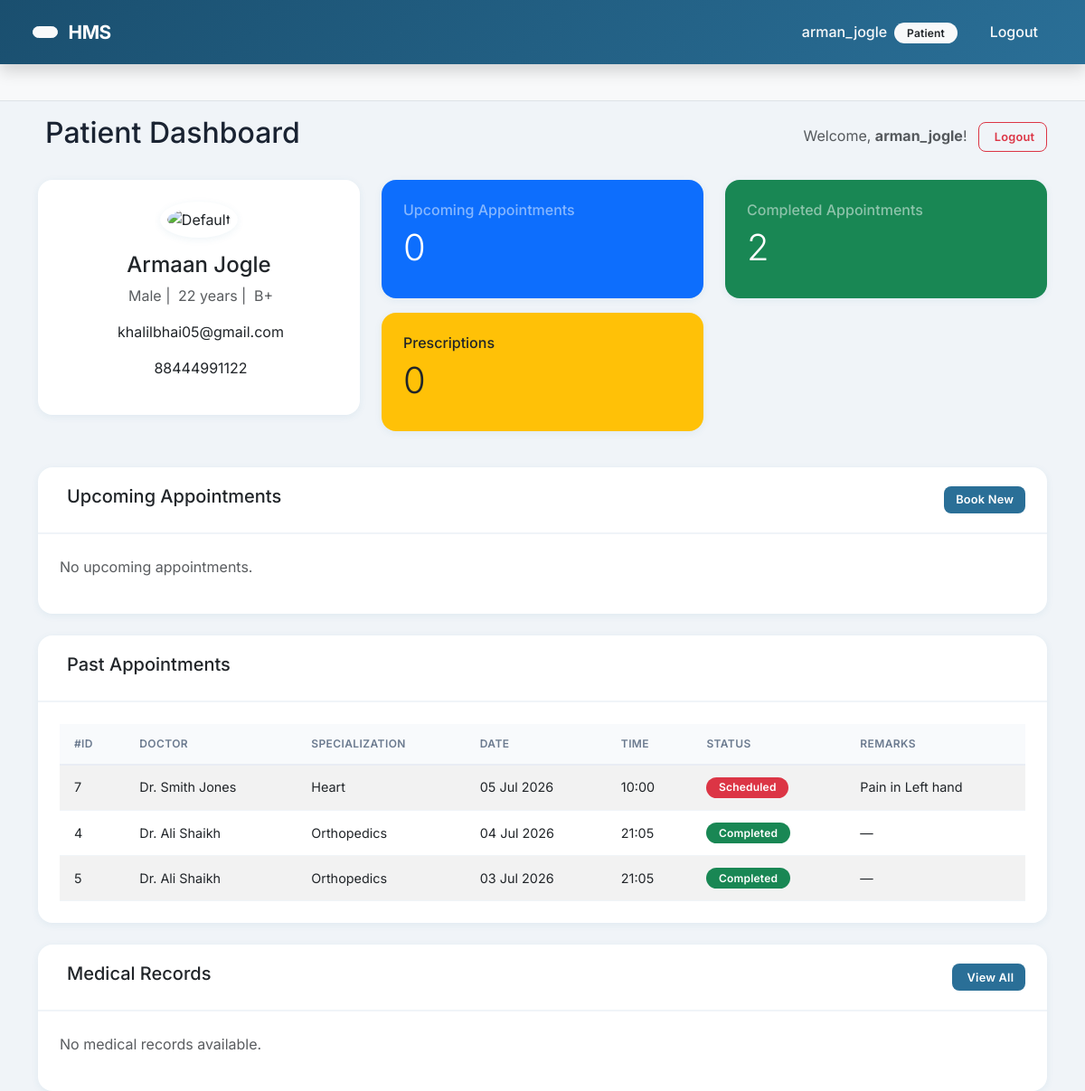
Page /patient-dashboard/ (signed in) on the earlier database version.
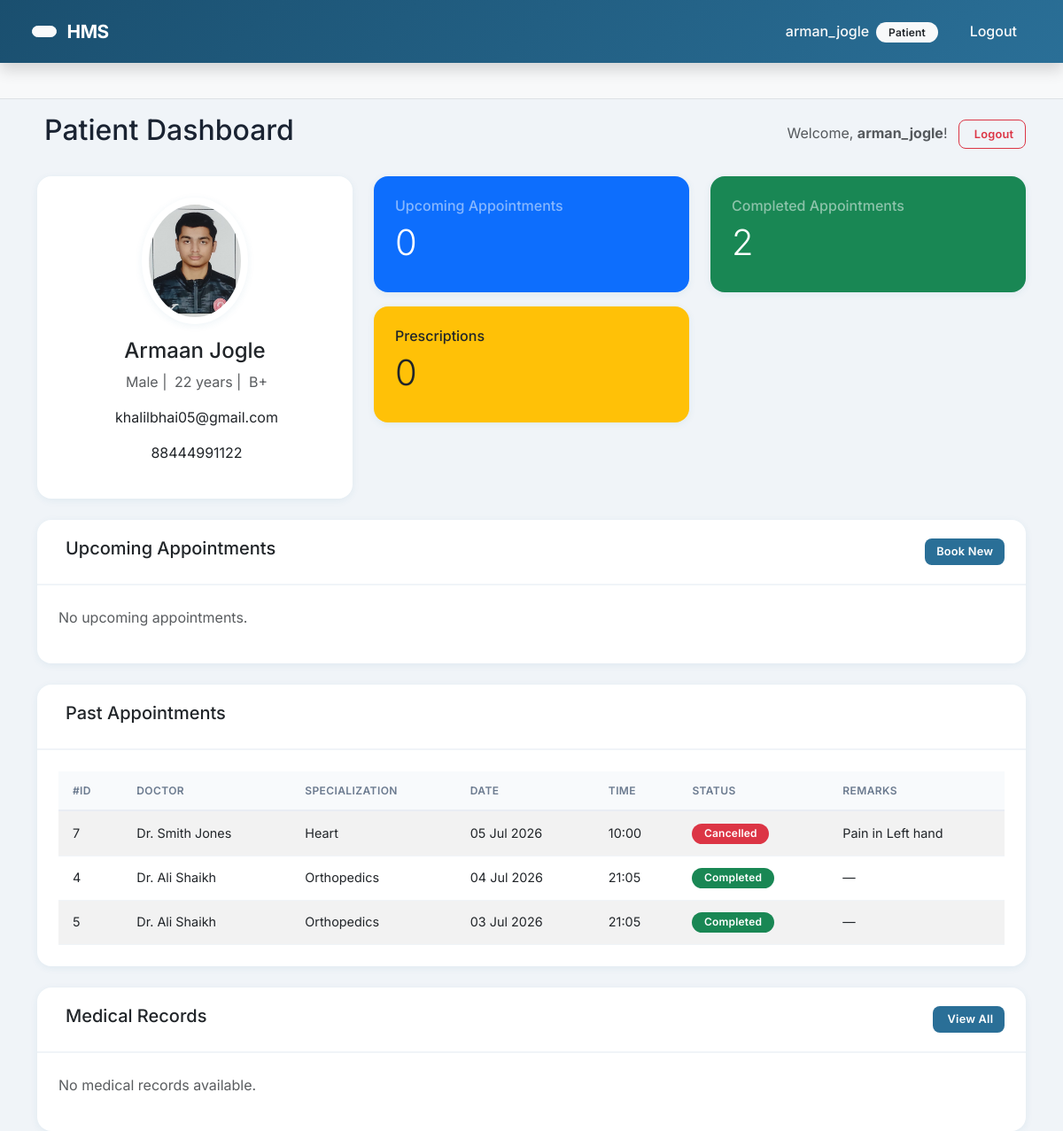
Same page on the later database version.
### appointments/models.py (models this page shows, shortened)
class Appointment(models.Model):
    STATUS_CHOICES = (
        ('Scheduled', 'Scheduled'),
        ('Completed', 'Completed'),
        ('Cancelled', 'Cancelled'),
    )
    appointment_id = models.AutoField(primary_key=True)
    patient = models.ForeignKey(Patient, on_delete=models.CASCADE, related_name='appointments')
    doctor = models.ForeignKey(Doctor, on_delete=models.CASCADE, related_name='appointments')
    appointment_date = models.DateField()
    appointment_time = models.TimeField()
    status = models.CharField(max_length=20, choices=STATUS_CHOICES, default='Scheduled')
    remarks = models.TextField(blank=True, null=True)
    class Meta:
        ordering = ['appointment_date', 'appointment_time']

### patients/models.py (models this page shows, shortened)
class Patient(models.Model):
    GENDER_CHOICES = (
        ('M', 'Male'),
        ('F', 'Female'),
        ('O', 'Other'),
    )
    BLOOD_GROUP_CHOICES = (
        ('A+', 'A+'), ('A-', 'A-'),
        ('B+', 'B+'), ('B-', 'B-'),
        ('AB+', 'AB+'), ('AB-', 'AB-'),
        ('O+', 'O+'), ('O-', 'O-'),
    )
    patient_id = models.AutoField(primary_key=True)
    user = models.OneToOneField(User, on_delete=models.CASCADE, related_name='patient_profile')
    first_name = models.CharField(max_length=50)
    last_name = models.CharField(max_length=50)
    gender = models.CharField(max_length=1, choices=GENDER_CHOICES)
    age = models.PositiveIntegerField()
    blood_group = models.CharField(max_length=3, choices=BLOOD_GROUP_CHOICES, blank=True, null=True)
    email = models.EmailField(unique=True)
    phone = models.CharField(max_length=15)
    address = models.TextField(blank=True, null=True)
    profile_image = models.ImageField(upload_to='patient_profiles/', blank=True, null=True)
    created_at = models.DateTimeField(auto_now_add=True)
    class Meta:
        ordering = ['-created_at']

### doctors/models.py (models this page shows, shortened)
class Doctor(models.Model):
    doctor_id = models.AutoField(primary_key=True)
    user = models.OneToOneField(User, on_delete=models.CASCADE, related_name='doctor_profile')
    first_name = models.CharField(max_length=50)
    last_name = models.CharField(max_length=50)
    email = models.EmailField(unique=True)
    phone = models.CharField(max_length=15)
    specialization = models.CharField(max_length=100)
    experience = models.IntegerField()  # years of experience
    department = models.ForeignKey(Department, on_delete=models.CASCADE, related_name='doctors')
    profile_image = models.ImageField(upload_to='doctor_profiles/', blank=True, null=True)
    joining_date = models.DateField(auto_now_add=True)
    class Meta:
        ordering = ['-joining_date']

### accounts/views.py (the view)
# urls.py: path('patient-dashboard/', views.patient_dashboard, name='patient_dashboard'),
@login_required
def patient_dashboard(request):
    if hasattr(request.user, 'profile') and request.user.profile.role != 'PATIENT':
        messages.error(request, 'You do not have permission to view this page.')
        return redirect(get_dashboard_url(request.user))
    try:
        patient = Patient.objects.get(user=request.user)
    except Patient.DoesNotExist:
        patient = None
    if not patient:
        context = {
            'role': 'Patient',
            'has_patient_profile': False,
        }
        return render(request, 'dashboards/patient_dashboard.html', context)
    today = date.today()
    upcoming_appointments = Appointment.objects.filter(
        patient=patient,
        appointment_date__gte=today,
        status='Scheduled'
    ).select_related('doctor', 'patient').order_by('appointment_date', 'appointment_time')
    past_appointments = Appointment.objects.filter(
        patient=patient,
        appointment_date__lt=today
    ).select_related('doctor', 'patient').order_by('-appointment_date', '-appointment_time')
    completed_count = Appointment.objects.filter(
        patient=patient,
        status='Completed'
    ).count()
    prescriptions = Prescription.objects.filter(
        appointment__patient=patient
    ).select_related('appointment__doctor', 'appointment').order_by('-created_at')
    context = {
        'role': 'Patient',
        'patient': patient,
        'has_patient_profile': True,
        'upcoming_appointments': upcoming_appointments[:5],
        'past_appointments': past_appointments[:10],
        'completed_count': completed_count,
        'prescriptions': prescriptions[:5],
        'today': today,
    }
    return render(request, 'dashboards/patient_dashboard.html', context)

### templates/dashboards/patient_dashboard.html (shortened to what the changed rows need)
{% extends 'base.html' %}
{% load static %}
{% block content %}
<div class="d-flex justify-content-between align-items-center mb-4">
    <h2>Patient Dashboard</h2>
</div>
{% if not has_patient_profile %}
<div class="alert alert-warning">
    <i class="fas fa-exclamation-triangle me-2"></i>
    Your account is not linked to a patient profile. Please contact the hospital admin.
</div>
{% else %}
<div class="row mb-4">
    <div class="col-md-4">
        <div class="card text-center">
            <div class="card-body">
                {% if patient.profile_image %}
                    <img src="{{ patient.profile_image.url }}" alt="{{ patient.first_name }}"
                         class="rounded-circle img-thumbnail" width="120" height="120">
                {% else %}
                    <img src="{% static 'images/default-avatar.png' %}" alt="Default"
                         class="rounded-circle img-thumbnail" width="120" height="120">
                {% endif %}
                <h4 class="mt-3">{{ patient.first_name }} {{ patient.last_name }}</h4>
                <p class="text-muted">
                    {{ patient.get_gender_display }}
                    | {{ patient.age }} years
                    {% if patient.blood_group %}
                    | {{ patient.blood_group }}
                    {% endif %}
                </p>
                <p>{{ patient.email }}</p>
                <p>{{ patient.phone }}</p>
            </div>
        </div>
    </div>
    <div class="col-md-8">
        <div class="row">
            <div class="col-sm-6 mb-3">
                <div class="card bg-primary text-white">
                    <div class="card-body">
                        <h6 class="card-title text-white-50">Upcoming Appointments</h6>
                        <h2 class="display-6">{{ upcoming_appointments|length }}</h2>
                    </div>
                </div>
            </div>
            <div class="col-sm-6 mb-3">
                <div class="card bg-success text-white">
                    <div class="card-body">
                        <h6 class="card-title text-white-50">Completed Appointments</h6>
                        <h2 class="display-6">{{ completed_count }}</h2>
                    </div>
                </div>
            </div>
            <div class="col-sm-6 mb-3">
                <div class="card bg-warning text-dark">
                    <div class="card-body">
                        <h6 class="card-title text-dark-50">Prescriptions</h6>
                        <h2 class="display-6">{{ prescriptions|length }}</h2>
                    </div>
                </div>
            </div>
        </div>
    </div>
</div>
<div class="row mb-4">
    <div class="col-12">
        <div class="card">
            <div class="card-header d-flex justify-content-between align-items-center">
                <h5>Upcoming Appointments</h5>
                <a href="{% url 'appointments:add' %}" class="btn btn-sm btn-primary">Book New</a>
            </div>
            <div class="card-body">
                {% if upcoming_appointments %}
                    <div class="table-responsive">
                        <table class="table table-hover">
                            <thead>
                                <tr>
                                    <th>#ID</th>
                                    <th>Doctor</th>
                                    <th>Specialization</th>
                                    <th>Date</th>
                                    <th>Time</th>
                                    <th>Status</th>
                                    <th>Remarks</th>
                                    <th>Action</th>
                                </tr>
                            </thead>
                            <tbody>
                                {% for appt in upcoming_appointments %}
                                <tr>
                                    <td>{{ appt.appointment_id }}</td>
                                    <td>Dr. {{ appt.doctor.first_name }} {{ appt.doctor.last_name }}</td>
                                    <td>{{ appt.doctor.specialization }}</td>
                                    <td>{{ appt.appointment_date|date:"d M Y" }}</td>
                                    <td>{{ appt.appointment_time|time:"H:i" }}</td>
                                    <td><span class="badge bg-primary">{{ appt.status }}</span></td>
                                    <td>{{ appt.remarks|default:"—" }}</td>
                                    <td>
                                        <a href="{% url 'appointments:patient_cancel' appt.pk %}" class="btn btn-sm btn-danger">
                                            <i class="fas fa-times"></i> Cancel
                                        </a>
                                    </td>
                                </tr>
                                {% endfor %}
                            </tbody>
                        </table>
                    </div>
                {% else %}
                    <p class="text-muted">No upcoming appointments.</p>
                {% endif %}
            </div>
        </div>
    </div>
</div>
<div class="row mb-4">
    <div class="col-12">
        <div class="card">
            <div class="card-header">
                <h5>Past Appointments</h5>
            </div>
            <div class="card-body">
                {% if past_appointments %}
                    <div class="table-responsive">
                        <table class="table table-striped table-hover">
                            <thead>
                                <tr>
                                    <th>#ID</th>
                                    <th>Doctor</th>
                                    <th>Specialization</th>
                                    <th>Date</th>
                                    <th>Time</th>
                                    <th>Status</th>
                                    <th>Remarks</th>
                                </tr>
                            </thead>
                            <tbody>
                                {% for appt in past_appointments %}
                                <tr>
                                    <td>{{ appt.appointment_id }}</td>
                                    <td>Dr. {{ appt.doctor.first_name }} {{ appt.doctor.last_name }}</td>
                                    <td>{{ appt.doctor.specialization }}</td>
                                    <td>{{ appt.appointment_date|date:"d M Y" }}</td>
                                    <td>{{ appt.appointment_time|time:"H:i" }}</td>
                                    <td>
                                        <span class="badge {% if appt.status == 'Completed' %}bg-success{% else %}bg-danger{% endif %}">
                                            {{ appt.status }}
                                        </span>
                                    </td>
                                    <td>{{ appt.remarks|default:"—" }}</td>
                                </tr>
                                {% endfor %}
                            </tbody>
                        </table>
                    </div>
                {% else %}
                    <p class="text-muted">No past appointments.</p>
                {% endif %}
            </div>
        </div>
    </div>
</div>
<div class="row mt-4">
    <div class="col-12">
        <div class="card">
            <div class="card-header d-flex justify-content-between align-items-center">
                <h5>Medical Records</h5>
                <a href="{% url 'medical_records:patient_records' patient_id=patient.pk %}" class="btn btn-sm btn-primary">
                     View All
                </a>
            </div>
            <div class="card-body">
                {% with records=patient.medical_records.all %}
                    {% if records %}
                        <ul class="list-group">
                            {% for record in records|slice:":5" %}
                                <li class="list-group-item d-flex justify-content-between align-items-center">
                                    <div>
                                        <strong>{{ record.title }}</strong>
                                        <small class="text-muted ms-2">{{ record.upload_date|date:"d M Y" }}</small>
                                    </div>
                                    <div>
                                        <a href="{{ record.file.url }}" target="_blank" class="btn btn-sm btn-outline-primary me-1">
                                            <i class="fas fa-eye"></i> View
                                        </a>
                                        <a href="{{ record.file.url }}" download class="btn btn-sm btn-outline-success">
                                            <i class="fas fa-download"></i>
                                        </a>
                                    </div>
                                </li>
                            {% endfor %}
                        </ul>
                        {% if records|length > 5 %}
                            <p class="text-muted mt-2">...and {{ records|length|add:"-5" }} more</p>
                        {% endif %}
                    {% else %}
                        <p class="text-muted">No medical records available.</p>
                    {% endif %}
                {% endwith %}
            </div>
        </div>
    </div>
</div>
{% endif %}
{% endblock %}

Differences in the rows shown:
changed Patient "Armaan": profile_image: picture added
changed Appointment "Pain in Left hand": status "Scheduled" → "Cancelled"
